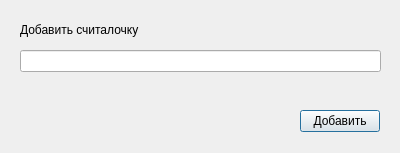
<?xml version="1.0" encoding="UTF-8"?>
<ui version="4.0">
 <class>AddCountingDialog</class>
 <widget class="QDialog" name="AddCountingDialog">
  <property name="geometry">
   <rect>
    <x>0</x>
    <y>0</y>
    <width>400</width>
    <height>153</height>
   </rect>
  </property>
  <property name="windowTitle">
   <string>Добавить считалочку</string>
  </property>
  <widget class="QLineEdit" name="countingEdit">
   <property name="geometry">
    <rect>
     <x>20</x>
     <y>50</y>
     <width>361</width>
     <height>22</height>
    </rect>
   </property>
  </widget>
  <widget class="QPushButton" name="addCountingButton">
   <property name="geometry">
    <rect>
     <x>300</x>
     <y>110</y>
     <width>80</width>
     <height>22</height>
    </rect>
   </property>
   <property name="text">
    <string>Добавить</string>
   </property>
  </widget>
  <widget class="QLabel" name="label">
   <property name="geometry">
    <rect>
     <x>20</x>
     <y>20</y>
     <width>151</width>
     <height>20</height>
    </rect>
   </property>
   <property name="text">
    <string>Добавить считалочку</string>
   </property>
  </widget>
  <widget class="QLabel" name="validatorLabel">
   <property name="geometry">
    <rect>
     <x>20</x>
     <y>80</y>
     <width>361</width>
     <height>16</height>
    </rect>
   </property>
   <property name="styleSheet">
    <string notr="true">color: rgb(255, 0, 0)</string>
   </property>
   <property name="text">
    <string/>
   </property>
  </widget>
 </widget>
 <resources/>
 <connections/>
</ui>
